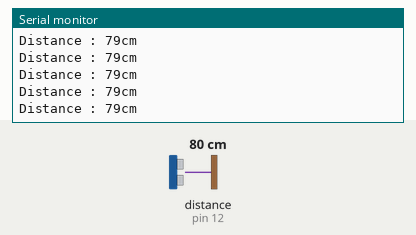
Simulated run of this sketch. Board: Arduino Uno, built with avr-gcc and run on an emulated ATmega328P. Shown: the last lines printed to the serial monitor. Wiring (inferred from the names in the program): ultrasonic range finder: trigger pin 11; echo pin 12. The inputs (shaded band) are chosen by the test bench; at power-on: distance to the obstacle (sensor on pin 12) 80 cm. The echo pulse lasts 58.3 µs per cm.

Above: at 1.2 s.
1.3 s: distance to the obstacle (sensor on pin 12) set to 2 cm
At 2.4 s:
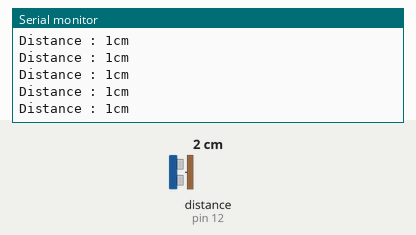
4.3 s: distance to the obstacle (sensor on pin 12) set to 120 cm
At 5.4 s:
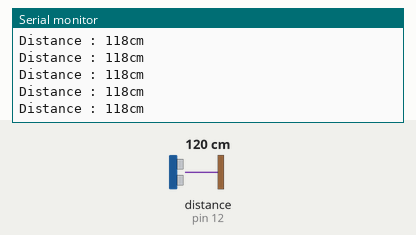
7.3 s: distance to the obstacle (sensor on pin 12) set to 4 cm
At 8.4 s:
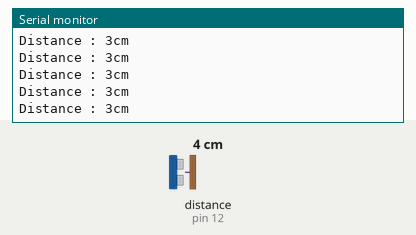
10.3 s: distance to the obstacle (sensor on pin 12) set to 18 cm
At 11.4 s:
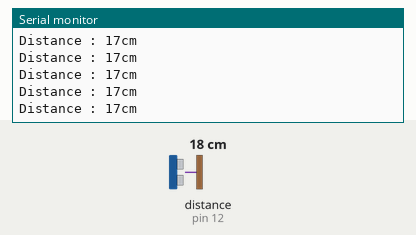
19.3 s: distance to the obstacle (sensor on pin 12) set to 9 cm
At 19.9 s:
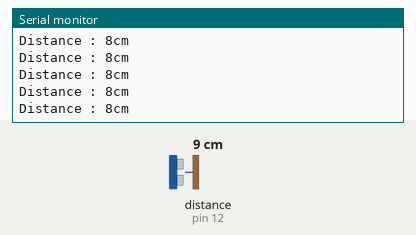
Timing chart, 0 to 22.3 s (numbered marks = the images above; inputs shaded):
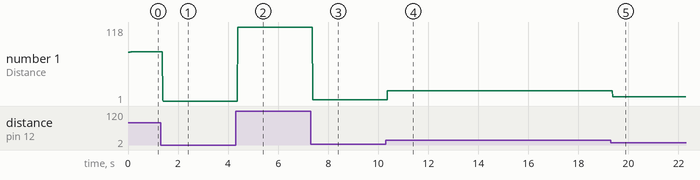

The sketch:

detection_obstacels.ino
```cpp
const int trigPin = 11;
const int echoPin = 12;

long duree;
int distance;
void setup() {
pinMode(trigPin, OUTPUT);
pinMode(echoPin, INPUT);
Serial.begin(9600); //
}
void loop() {
  digitalWrite(trigPin, LOW);
  delayMicroseconds(5);
  digitalWrite(trigPin, HIGH);
  delayMicroseconds(10);
  digitalWrite(trigPin, LOW);
  // Écoute de l'écho
  duree = pulseIn(echoPin, HIGH);
  distance = duree*0.034/2;
 Serial.print("Distance : ");
 Serial.print(distance);
 Serial.println("cm");
}
```

Measured:
- after the input at 1.3 s, the serial monitor: prints a new line after 0.08 s (image 1)
- after the input at 4.3 s, the serial monitor: prints a new line after 0.08 s (image 2)
- after the input at 7.3 s, the serial monitor: prints a new line after 0.07 s (image 3)
- after the input at 10.3 s, the serial monitor: prints a new line after 0.07 s (image 4)
- after the input at 19.3 s, the serial monitor: prints a new line after 0.07 s (image 5)
- plotted number 1: 79 → 1 after the input at 1.3 s, 1 → 118 after the input at 4.3 s, 118 → 3 after the input at 7.3 s, 3 → 17 after the input at 10.3 s, 17 → 8 after the input at 19.3 s
